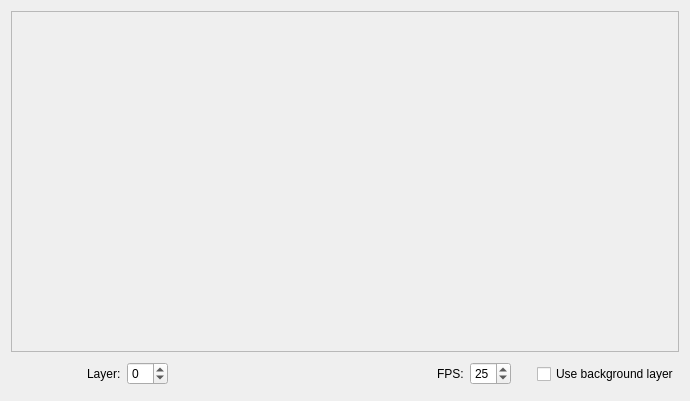
<?xml version="1.0" encoding="UTF-8"?>
<ui version="4.0">
 <class>Flipbook</class>
 <widget class="QDialog" name="Flipbook">
  <property name="geometry">
   <rect>
    <x>0</x>
    <y>0</y>
    <width>690</width>
    <height>401</height>
   </rect>
  </property>
  <property name="windowTitle">
   <string>Flipbook</string>
  </property>
  <layout class="QVBoxLayout" name="verticalLayout" stretch="1,0">
   <item>
    <widget class="QLabel" name="pixmap">
     <property name="autoFillBackground">
      <bool>true</bool>
     </property>
     <property name="frameShape">
      <enum>QFrame::StyledPanel</enum>
     </property>
     <property name="frameShadow">
      <enum>QFrame::Sunken</enum>
     </property>
     <property name="alignment">
      <set>Qt::AlignCenter</set>
     </property>
    </widget>
   </item>
   <item>
    <layout class="QHBoxLayout" name="horizontalLayout">
     <item>
      <widget class="QToolButton" name="rewindButton">
       <property name="minimumSize">
        <size>
         <width>32</width>
         <height>32</height>
        </size>
       </property>
       <property name="icon">
        <iconset theme="media-skip-backward">
         <normaloff/>
        </iconset>
       </property>
       <property name="iconSize">
        <size>
         <width>22</width>
         <height>22</height>
        </size>
       </property>
       <property name="autoRaise">
        <bool>true</bool>
       </property>
      </widget>
     </item>
     <item>
      <widget class="QToolButton" name="playButton">
       <property name="minimumSize">
        <size>
         <width>32</width>
         <height>32</height>
        </size>
       </property>
       <property name="icon">
        <iconset theme="media-playback-start">
         <normaloff/>
        </iconset>
       </property>
       <property name="iconSize">
        <size>
         <width>22</width>
         <height>22</height>
        </size>
       </property>
       <property name="autoRaise">
        <bool>true</bool>
       </property>
      </widget>
     </item>
     <item>
      <widget class="QLabel" name="label">
       <property name="text">
        <string>Layer:</string>
       </property>
      </widget>
     </item>
     <item>
      <widget class="QSpinBox" name="layerIndex">
       <property name="wrapping">
        <bool>true</bool>
       </property>
       <property name="correctionMode">
        <enum>QAbstractSpinBox::CorrectToNearestValue</enum>
       </property>
       <property name="showGroupSeparator" stdset="0">
        <bool>true</bool>
       </property>
      </widget>
     </item>
     <item>
      <spacer name="horizontalSpacer">
       <property name="orientation">
        <enum>Qt::Horizontal</enum>
       </property>
       <property name="sizeHint" stdset="0">
        <size>
         <width>40</width>
         <height>20</height>
        </size>
       </property>
      </spacer>
     </item>
     <item>
      <widget class="QLabel" name="label_3">
       <property name="text">
        <string>FPS:</string>
       </property>
      </widget>
     </item>
     <item>
      <widget class="QSpinBox" name="fps">
       <property name="minimum">
        <number>1</number>
       </property>
       <property name="maximum">
        <number>60</number>
       </property>
       <property name="value">
        <number>25</number>
       </property>
      </widget>
     </item>
     <item>
      <spacer name="horizontalSpacer_2">
       <property name="orientation">
        <enum>Qt::Horizontal</enum>
       </property>
       <property name="sizeType">
        <enum>QSizePolicy::Fixed</enum>
       </property>
       <property name="sizeHint" stdset="0">
        <size>
         <width>20</width>
         <height>10</height>
        </size>
       </property>
      </spacer>
     </item>
     <item>
      <widget class="QCheckBox" name="useBgLayer">
       <property name="text">
        <string>Use background layer</string>
       </property>
      </widget>
     </item>
    </layout>
   </item>
  </layout>
 </widget>
 <resources/>
 <connections/>
</ui>
